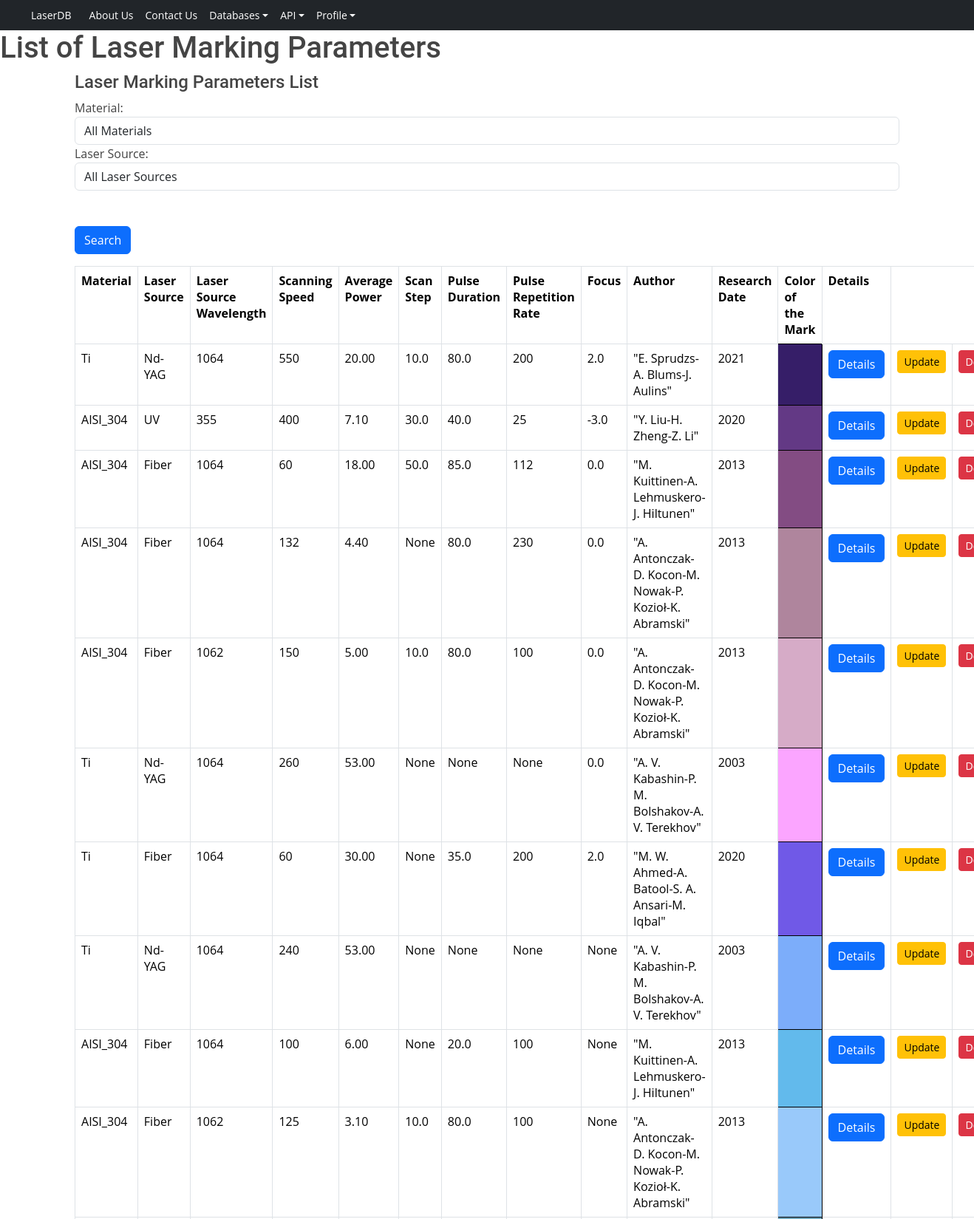
Page /laser-marking-parameters/ (signed in, upper part) on the committed database.
### laser_color_marking_db/models.py (models this page shows, shortened)
class LaserMarkingParameters(models.Model):
    laser_source = models.ForeignKey(LaserSource, on_delete=models.CASCADE)
    material = models.ForeignKey(Material, on_delete=models.CASCADE)
    scanning_speed = models.PositiveIntegerField()
    average_power = models.DecimalField(max_digits=5, decimal_places=2)
    scan_step = models.FloatField(blank=True, null=True)
    pulse_duration = models.FloatField(blank=True, null=True)
    pulse_repetition_rate = models.PositiveIntegerField(blank=True, null=True)
    overlap_coefficient = models.FloatField(blank=True, null=True)
    volumetric_density_of_energy = models.FloatField(blank=True,
                                                     null=True)  # Made optional
    focus = models.FloatField(blank=True, null=True)
    color_red = models.PositiveIntegerField(blank=True, null=True)
    color_green = models.PositiveIntegerField(blank=True, null=True)
    color_blue = models.PositiveIntegerField(blank=True, null=True)
    authors = models.CharField(max_length=100)
    research_date = models.DateTimeField(default=timezone.now)
    calculated_volumetric_density_of_energy = models.FloatField(blank=True, null=True)
    calculated_beam_area = models.FloatField(blank=True, null=True)
    calculated_repetition_rate = models.FloatField(blank=True, null=True)
    calculated_brightness = models.FloatField(blank=True, null=True)
    calculated_power_density = models.FloatField(blank=True, null=True)
    calculated_pulse_energy = models.FloatField(blank=True, null=True)
    calculated_volumetric_energy_density = models.FloatField(blank=True, null=True)
    calculated_brightness_color = models.FloatField(blank=True, null=True)
    calculated_intensity = models.FloatField(blank=True, null=True)
    calculated_energy_density = models.FloatField(blank=True, null=True)
    calculated_color_intensity = models.FloatField(blank=True, null=True)

class Material(models.Model):
    name = models.CharField(max_length=100)
    description = models.TextField()
    def __str__(self):
        return self.name

class LaserSource(models.Model):
    name = models.CharField(max_length=100)
    type_of_laser = models.CharField(max_length=100)
    wavelength = models.PositiveIntegerField()
    def __str__(self):
        return self.name

### laser_color_marking_db/views.py (the view)
# urls.py: path('laser-marking-parameters/', LaserParameterListView.as_view(),
class LaserParameterListView(LoginRequiredMixin, ListView):
    model = LaserMarkingParameters
    template_name = 'laser_color_marking_db/laser_markin_parameters/laser_marking_parameters_list.html'
    context_object_name = 'laser_marking_parameters'
    ordering = 'id'  # Default ordering
    def get_queryset(self):
        queryset = super().get_queryset()
        material_id = self.request.GET.get('material')
        laser_source_id = self.request.GET.get('laser_source')
        if material_id:
            queryset = queryset.filter(material_id=material_id)
        if laser_source_id:
            queryset = queryset.filter(laser_source_id=laser_source_id)
        queryset = queryset.order_by(self.ordering)
        return queryset
    def get_context_data(self, **kwargs):
        context = super().get_context_data(**kwargs)
        materials = Material.objects.all()
        laser_sources = LaserSource.objects.all()
        context['materials'] = materials
        context['laser_sources'] = laser_sources
        return context

### laser_color_marking_db/templates/laser_color_marking_db/laser_markin_parameters/laser_marking_parameters_list.html (shortened to what this page needs)
{% extends 'base.html' %}
{% block content %}
    <h1>List of Laser Marking Parameters</h1>
    <div class="container">
        <h4>Laser Marking Parameters List</h4>
        <form method="get">
            <div class="form-group">
                <label for="material">Material:</label>
                <select name="material" class="form-control">
                    <option value="">All Materials</option>
                </select>
            </div>
            <div class="form-group">
                <label for="laser_source">Laser Source:</label>
                <select name="laser_source" class="form-control">
                    <option value="">All Laser Sources</option>
                </select>
            </div>
            <br><br>
            <button type="submit" class="btn btn-primary">Search</button>
        </form>
        <table class="table table-bordered">
            <tr>
                <th>Material</th>
                <th>Laser Source</th>
                <th>Laser Source Wavelength</th>
                <th>Scanning Speed</th>
                <th>Average Power</th>
                <th>Scan Step</th>
                <th>Pulse Duration</th>
                <th>Pulse Repetition Rate</th>
                <th>Focus</th>
                <th>Author</th>
                <th>Research Date</th>
                <th>Color of the Mark</th>
                <th>Details</th>
            </tr>
            {% for marking_parameters in laser_marking_parameters %}
                <tr>
                    <td>{{ marking_parameters.material }}</td>
                    <td>{{ marking_parameters.laser_source }}</td>
                    <td>{{ marking_parameters.laser_source.wavelength }}</td>
                    <td>{{ marking_parameters.scanning_speed }}</td>
                    <td>{{ marking_parameters.average_power }}</td>
                    <td>{{ marking_parameters.scan_step }}</td>
                    <td>{{ marking_parameters.pulse_duration }}</td>
                    <td>{{ marking_parameters.pulse_repetition_rate }}</td>
                    <td>{{ marking_parameters.focus }}</td>
                    <td>{{ marking_parameters.authors }}</td>
                    <td>{{ marking_parameters.research_date.year }}</td>
                    <td style="background-color: rgb({{ marking_parameters.color_red }},
                            {{ marking_parameters.color_green }},
                            {{ marking_parameters.color_blue }});
                            border: 1px solid black;">
                    <td>
                        <a href="{% url 'laser_color_marking_db:laser_marking_parameters_detail' marking_parameters.id %}"
                           class="btn btn-primary">Details</a></td>
                    <td>
                        <a href="{% url 'laser_color_marking_db:update_view' marking_parameters.pk %}"
                           class="btn btn-warning btn-sm">Update</a>
                    </td>
                    <td>
                        <a href="{% url 'laser_color_marking_db:delete_view' marking_parameters.pk %}"
                           class="btn btn-danger btn-sm">Delete</a>
                    </td>
                </tr>
            {% endfor %}
        </table>
    </div>
{% endblock %}

### static/css/styles.css (style rules this page uses)
body { font-family: "Open Sans", sans-serif; color: #444; }
a { color: #4fa6d5; text-decoration: none; }
h1, h2, h3, h4, h5, h6, .font-primary { font-family: "Roboto", sans-serif; }

### rows in the picture
LaserMarkingParameters: material "Ti", laser_source "Nd-YAG", laser_source.wavelength "1064", scanning_speed "550", average_power "20.00", scan_step "10.0", pulse_duration "80.0", pulse_repetition_rate "200", focus "2.0", authors "\"E. Sprudzs-A. Blums-J. Aulins\"", research_date.year "2021", color_red 54 (drawn)
LaserMarkingParameters: material "AISI_304", laser_source "UV", laser_source.wavelength "355", scanning_speed "400", average_power "7.10", scan_step "30.0", pulse_duration "40.0", pulse_repetition_rate "25", focus "-3.0", authors "\"Y. Liu-H. Zheng-Z. Li\"", research_date.year "2020", color_red 99 (drawn)
LaserMarkingParameters: material "AISI_304", laser_source "Fiber", laser_source.wavelength "1064", scanning_speed "60", average_power "18.00", scan_step "50.0", pulse_duration "85.0", pulse_repetition_rate "112", focus "0.0", authors "\"M. Kuittinen-A. Lehmuskero-J. Hiltunen\"", research_date.year "2013", color_red 131 (drawn)
LaserMarkingParameters: material "AISI_304", laser_source "Fiber", laser_source.wavelength "1064", scanning_speed "132", average_power "4.40", scan_step "None", pulse_duration "80.0", pulse_repetition_rate "230", focus "0.0", authors "\"A. Antonczak-D. Kocon-M. Nowak-P. Kozioł-K. Abramski\"", research_date.year "2013", color_red 175 (drawn)
LaserMarkingParameters: material "AISI_304", laser_source "Fiber", laser_source.wavelength "1062", scanning_speed "150", average_power "5.00", scan_step "10.0", pulse_duration "80.0", pulse_repetition_rate "100", focus "0.0", authors "\"A. Antonczak-D. Kocon-M. Nowak-P. Kozioł-K. Abramski\"", research_date.year "2013", color_red 214 (drawn)
LaserMarkingParameters: material "Ti", laser_source "Nd-YAG", laser_source.wavelength "1064", scanning_speed "260", average_power "53.00", scan_step "None", pulse_duration "None", pulse_repetition_rate "None", focus "0.0", authors "\"A. V. Kabashin-P. M. Bolshakov-A. V. Terekhov\"", research_date.year "2003", color_red 251 (drawn)
LaserMarkingParameters: material "Ti", laser_source "Fiber", laser_source.wavelength "1064", scanning_speed "60", average_power "30.00", scan_step "None", pulse_duration "35.0", pulse_repetition_rate "200", focus "2.0", authors "\"M. W. Ahmed-A. Batool-S. A. Ansari-M. Iqbal\"", research_date.year "2020", color_red 112 (drawn)
LaserMarkingParameters: material "Ti", laser_source "Nd-YAG", laser_source.wavelength "1064", scanning_speed "240", average_power "53.00", scan_step "None", pulse_duration "None", pulse_repetition_rate "None", focus "None", authors "\"A. V. Kabashin-P. M. Bolshakov-A. V. Terekhov\"", research_date.year "2003", color_red 124 (drawn)
LaserMarkingParameters: material "AISI_304", laser_source "Fiber", laser_source.wavelength "1064", scanning_speed "100", average_power "6.00", scan_step "None", pulse_duration "20.0", pulse_repetition_rate "100", focus "None", authors "\"M. Kuittinen-A. Lehmuskero-J. Hiltunen\"", research_date.year "2013", color_red 98 (drawn)
LaserMarkingParameters: material "AISI_304", laser_source "Fiber", laser_source.wavelength "1062", scanning_speed "125", average_power "3.10", scan_step "10.0", pulse_duration "80.0", pulse_repetition_rate "100", focus "None", authors "\"A. Antonczak-D. Kocon-M. Nowak-P. Kozioł-K. Abramski\"", research_date.year "2013", color_red 153 (drawn)
